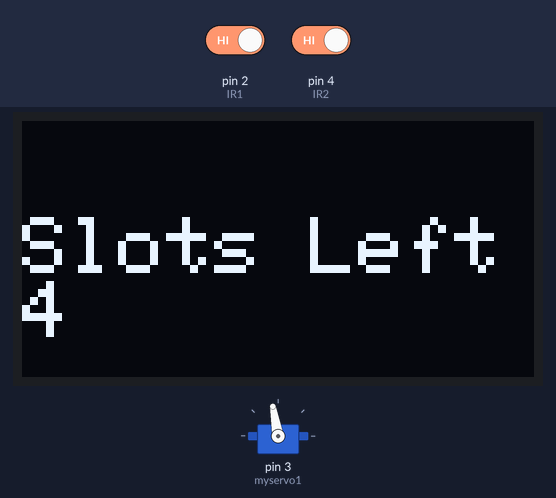
Bench run of a sketch on a simulated Arduino Uno, built with avr-gcc and run on an emulated ATmega328P. Shown: 128×64 one-colour display, servo. The inputs (shaded band) are chosen by the test bench; at power-on: pin 2 (IR1) HIGH, pin 4 (IR2) HIGH.

Above: at 2.7 s.
2.8 s: pin 2 (IR1) driven LOW
At 3.6 s:
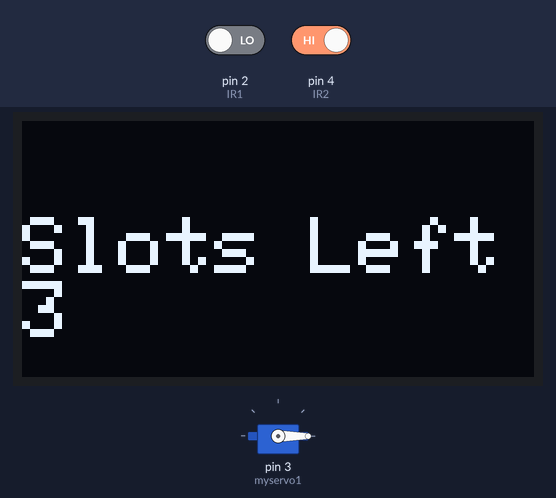
4.3 s: pin 4 (IR2) driven LOW
At 5.7 s:
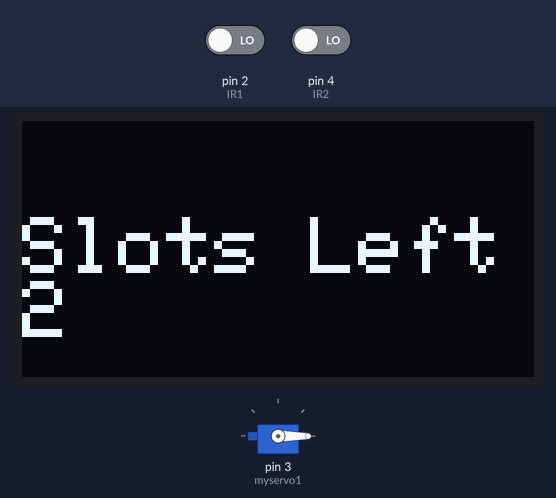
6.8 s: pin 2 (IR1) driven HIGH
At 7.8 s:
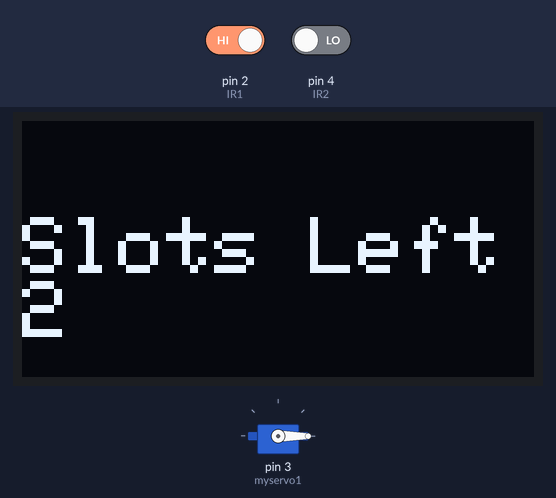
Timing chart, 0 to 9.8 s (numbered marks = the images above; inputs shaded):
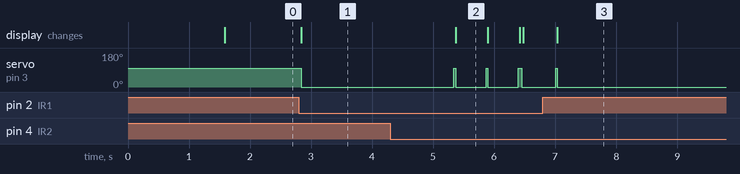

The sketch:

CarParkingSystem.ino
```cpp
#include <SPI.h>
#include <Wire.h>
#include <Adafruit_GFX.h>
#include <Adafruit_SSD1306.h>
#include <Servo.h>

Servo myservo1;

#define SCREEN_WIDTH 128
#define SCREEN_HEIGHT 64
#define OLED_RESET -1
#define SCREEN_ADDRESS 0x3C

Adafruit_SSD1306 display(SCREEN_WIDTH, SCREEN_HEIGHT, &Wire, OLED_RESET);

int IR1 = 2;
int IR2 = 4;
int Slot = 4;
int flag1 = 0;
int flag2 = 0;

void setup() {
  Serial.begin(9600);
  if (!display.begin(SSD1306_SWITCHCAPVCC, SCREEN_ADDRESS)) {
    Serial.println(F("SSD1306 allocation failed"));
    for (;;);
  }

  display.clearDisplay();
  pinMode(IR1, INPUT);
  pinMode(IR2, INPUT);
  myservo1.attach(3);
  myservo1.write(100);
  display.setTextSize(2);
  display.setTextColor(WHITE);
  display.setCursor(0, 0);
  display.println("Car");
  display.println("Parking");
  display.println("System");
  display.display();
  delay(1500);
  display.clearDisplay();
}

void loop() {
  if (digitalRead(IR1) == LOW && flag1 == 0) {
    if (Slot > 0) {
      flag1 = 1;
      if (flag2 == 0) {
        myservo1.write(0);
        Slot = Slot - 1;
      }
    } else {
      display.setTextSize(2);
      display.setTextColor(WHITE);
      display.setCursor(0, 24);
      display.println("Sorry");
      display.println("No Slots");
      display.display();
    }
    display.clearDisplay();
  }

  if (digitalRead(IR2) == LOW && flag2 == 0) {
    flag2 = 1;
    if (flag1 == 0) {
      myservo1.write(0);
      Slot = Slot + 1;
    }
    display.clearDisplay();
  }

  if (flag1 == 1 && flag2 == 1) {
    delay(500);
    myservo1.write(100);
    flag1 = 0;
    flag2 = 0;
    display.clearDisplay();
  }

  display.setTextSize(2);
  display.setTextColor(WHITE);
  display.setCursor(0, 24);
  display.println("Slots Left");
  display.println(Slot);
  display.display();
}
```

Measured:
- after the input at 2.8 s, servo on pin 3 (myservo1): 100° → 0° at once; the display: changes at once (image 1)
- after the input at 4.3 s, servo on pin 3 (myservo1): alternates 100° for 0.03 s and 0° for 0.50 s, starting after 1.0 s; the display: changes after 1.1 s (image 2)
- after the input at 6.8 s, servo on pin 3 (myservo1): goes on until 7.0 s, then stays 0°; the display: changes after 0.23 s (image 3)
- what the display in image 2 shows lasts 0.5 s, from 5.4 s to 5.9 s
